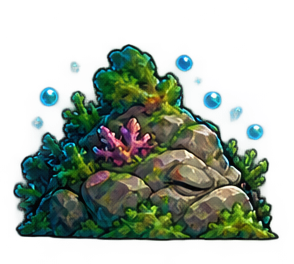
#> input picture art/peixe_pedra/pedra-oculta.png, 294 x 264 px
$ python prepare-stonefish-hidden.py
#> lines starting #> are read from the running program, lines starting #| are printed output that depends on the picture
"""Prepara a pedra do Peixe-Pedra camuflado e corrige a escala do idle do Golfinho Maestro.

Duas peças avulsas que chegaram fora do fluxo das pranchas, cada uma com um problema próprio.

1. `art/peixe_pedra/pedra-oculta.png` — o monte de pedra que o Peixe-Pedra VIRA enquanto está
   camuflado ou se recuperando do bote. Antes disso o jogo mostrava o peixe translúcido, que é uma
   forma fraca de dizer "ele sumiu": o bicho continuava com silhueta de peixe e o jogador continuava
   vendo um peixe. Uma pedra é uma pedra.

2. `golfinho/coro_2/idle.png` — a arte retocada à mão chegou em 1774x887, enquanto TODA a família do
   Golfinho tem ~200x60. Como `GuardianView` aplica uma escala única por Guardião, aquilo aparecia
   com mais de 1200 px de largura em campo. Aqui ela é reenquadrada no mesmo gabarito dos irmãos:
   bicho com a largura de um upgrade de nível 2 e encostado na base do canvas, que é onde a âncora
   (0.5, 1) espera encontrá-lo.

Uso:
    python scripts/prepare-stonefish-hidden.py
"""

from pathlib import Path

from PIL import Image

ROOT = Path(__file__).resolve().parent.parent
GUARDIANS = ROOT / "public" / "assets" / "guardians"

ALPHA_FLOOR = 8


def trim(image: Image.Image) -> Image.Image:
    bounds = image.getchannel("A").point(lambda value: 255 if value > ALPHA_FLOOR else 0).getbbox()
#> bounds = (12, 43, 280, 242)
    if bounds is None:
        raise SystemExit("imagem vazia")
    return image.crop(bounds)
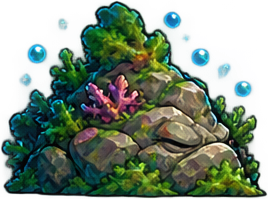
#> returned value: PIL image 268x199 RGBA; mean R, G, B, A 41.7, 67.4, 53.9, 160.3; transparent parts drawn white


def save(image: Image.Image, path: Path) -> None:
    """Paleta de 255 cores, como o resto da arte de Guardião: tudo isto é pré-carregado no boot."""
    path.parent.mkdir(parents=True, exist_ok=True)
    image.quantize(colors=255, method=Image.Quantize.FASTOCTREE).save(path, optimize=True)
    print(f"{path.relative_to(ROOT).as_posix():54} {image.width}x{image.height}  {path.stat().st_size / 1024:.0f} KB")


def stonefish_hidden() -> None:
    source = ROOT / "art" / "peixe_pedra" / "pedra-oculta.png"
    if not source.exists():
        raise SystemExit(f"faltando: {source}")
    rock = trim(Image.open(source).convert("RGBA"))
    # A pedra fica um pouco MENOR que o peixe: ela tem de passar por cenário, não por unidade. O peixe
    # camuflado tem ~195 px de largura; 168 deixa a pedra discreta sem sumir no fundo.
    width = 168
    rock = rock.resize((width, max(1, round(rock.height * width / rock.width))), Image.LANCZOS)
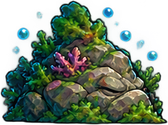
#> rock: PIL image 168x125 RGBA; mean R, G, B, A 41.9, 67.3, 53.9, 160.3; transparent parts drawn white
    # Mesmo gabarito das outras peças do Peixe-Pedra: largura da célula e bicho encostado na base.
    canvas = Image.new("RGBA", (199, rock.height + 1), (0, 0, 0, 0))
#> canvas: PIL image 199x126 RGBA; every value is 0
    canvas.alpha_composite(rock, ((canvas.width - rock.width) // 2, 0))
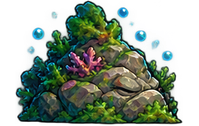
#> canvas: PIL image 199x126 RGBA; mean R, G, B, A 35.1, 56.4, 45.1, 134.3; transparent parts drawn white
    save(canvas, GUARDIANS / "peixe_pedra" / "oculto.png")
#> in save, `image.quantize(colors=255, method=Image.Quantize.FASTOCTREE).save(path..`:
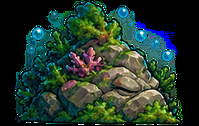
#> saved as oculto.png: PIL image 199x126 P; mean R, G, B 34.8, 56, 44.8


def dolphin_choir_idle() -> None:
    path = GUARDIANS / "golfinho" / "coro_2" / "idle.png"
    dolphin = trim(Image.open(path).convert("RGBA"))
    if dolphin.width <= 300:
        print(f"{path.name}: já está no gabarito ({dolphin.width}px), nada a fazer")
        return
    # Largura do bicho num upgrade de nível 2 do Golfinho: o Sonar II tem 141 px. O Maestro fica um
    # fio maior, porque ele É a forma mais vistosa do ramo — mas na mesma ordem de grandeza.
    width = 148
    dolphin = dolphin.resize((width, max(1, round(dolphin.height * width / dolphin.width))), Image.LANCZOS)
    # 206 é a largura das outras peças do `coro_2`; a escala única do Guardião conta com isso.
    canvas = Image.new("RGBA", (206, dolphin.height + 1), (0, 0, 0, 0))
    canvas.alpha_composite(dolphin, ((canvas.width - dolphin.width) // 2, 0))
    save(canvas, path)


def main() -> None:
    stonefish_hidden()
    dolphin_choir_idle()


if __name__ == "__main__":
#> (the run stopped early here; a loop or call above may not have finished)

$ run again, with art/peixe_pedra/peixe-pedra-sheet.png copied over art/peixe_pedra/pedra-oculta.png
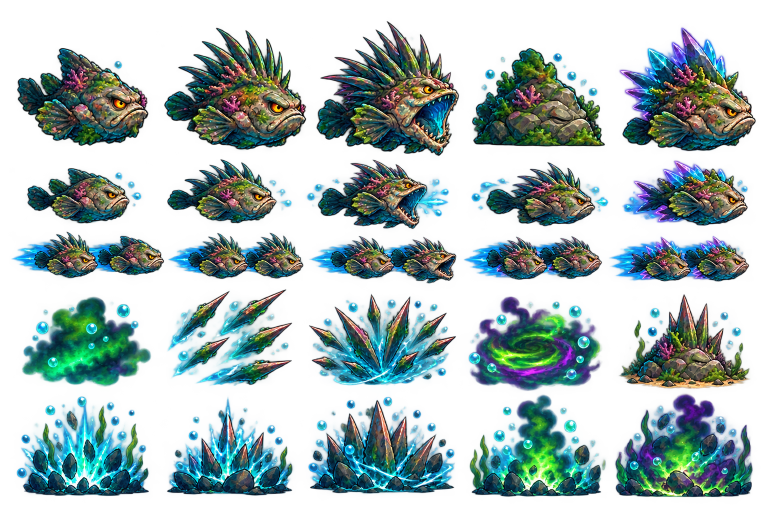
#> input picture art/peixe_pedra/peixe-pedra-sheet.png, 1536 x 1024 px (shown at 1/2 size)
#> bounds = (22, 41, 1512, 995)
#> in stonefish_hidden, `canvas.alpha_composite(rock, ((canvas.width - rock.width) // 2, 0))`:
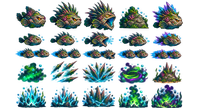
#> canvas: PIL image 199x109 RGBA; mean R, G, B, A 27.5, 53.2, 58.5, 97; transparent parts drawn white
#> in save, `image.quantize(colors=255, method=Image.Quantize.FASTOCTREE).save(path..`:
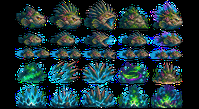
#> saved as oculto.png: PIL image 199x109 P; mean R, G, B 27.2, 52.9, 58.2
